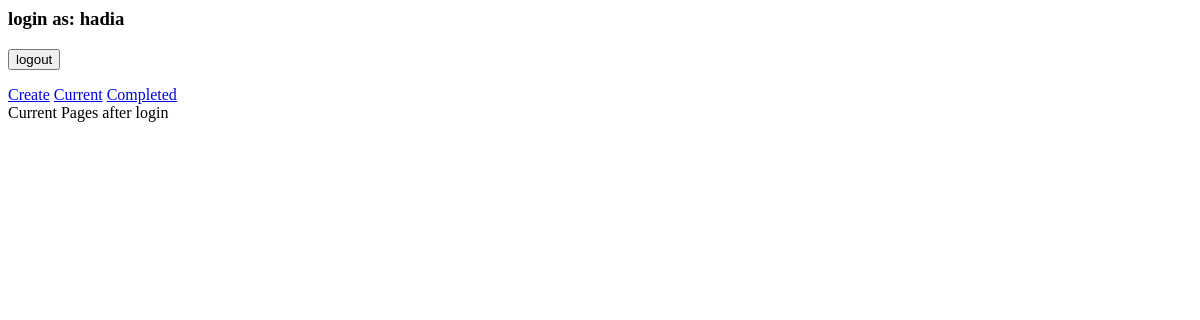
The page /current/ (signed in) on the database as committed earlier.
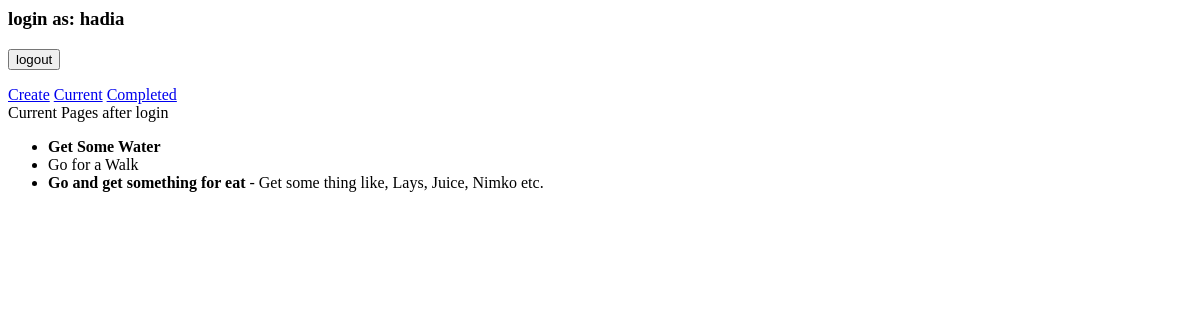
The same page on the database as committed later.
### todo/models.py (models this page shows, shortened)
class Todo(models.Model):
    title = models.CharField(max_length=100)
    memo = models.TextField(blank=True)
    created = models.DateTimeField(auto_now_add=True)
    datecompleted =models.DateTimeField(null=True, blank=True)
    important = models.BooleanField(default=False)
    user = models.ForeignKey(User, on_delete=models.CASCADE)

### todo/views.py (the view)
# urls.py: path('current/', views.currenttodos, name='currenttodos'),
@login_required
def currenttodos(request):
    todos = Todo.objects.filter(user = request.user, datecompleted__isnull=True)
    return render(request, 'todo/currenttodos.html', {'todos':todos})

### todo/templates/todo/currenttodos.html (shortened to what this page needs)
{% extends 'todo/base.html' %}
{% block content %}
Current Pages after login
    <ul>
        {% for todo in todos %}
        <li>
            {% if todo.important %}<b>{% endif %}
                {{ todo.title }}
            {% if todo.important %}</b>{% endif %}
            {% if todo.memo %}
                - {{ todo.memo }}
            {% endif %}
        </li>
        {% endfor %}
    </ul>
{% endblock %}

### todo/templates/todo/base.html (shortened to what this page needs)
    {% if user.is_authenticated %}
        <h3>login as: {{ user.username}}</h3>
        <form method="POST" action="{% url 'logoutuser' %}">
            <button type="submit">logout</button>
        </form>
        <a href="{% url 'createtodo' %}">Create</a>
        <a href="{% url 'currenttodos'  %}">Current</a>
        <a href="{% url 'completetodos' %}">Completed</a>
    {% else %}
        <a href="{% url 'loginuser' %}"> Login </a>
        <a href="{% url 'signupuser' %}"> SignUp </a>
    {% endif %}
{% block content %}
{% endblock %}

Rows that differ between the two databases and show on the page:
added Todo: title "Get Some Water"
added Todo: title "Go for a Walk"
added Todo: title "Go and get something for eat", memo "Get some thing like, Lays, Juice, Nimko etc."
